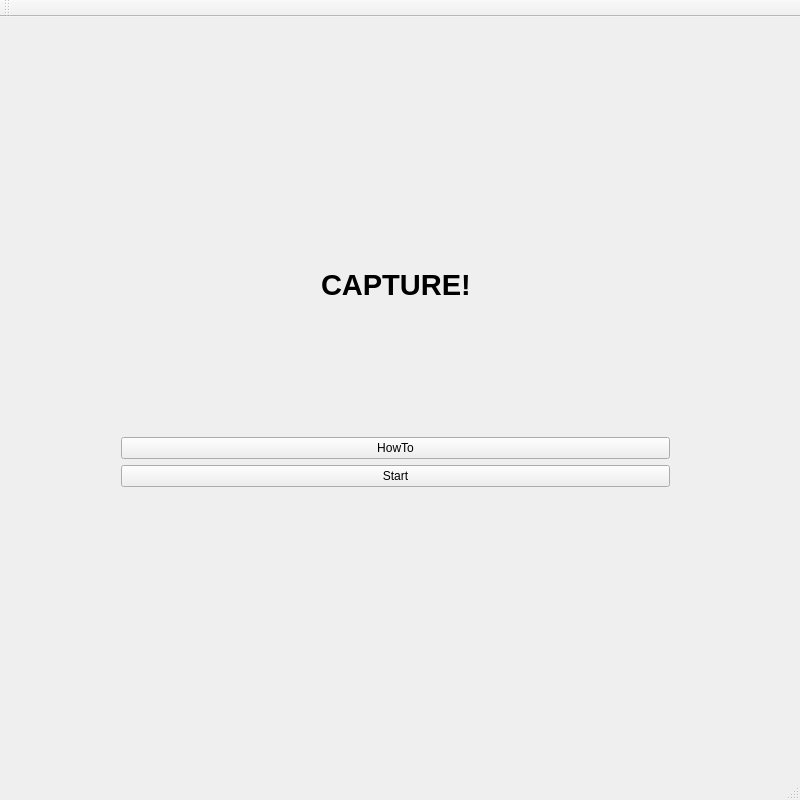
<?xml version="1.0" encoding="UTF-8"?>
<ui version="4.0">
 <class>MainWindow</class>
 <widget class="QMainWindow" name="MainWindow">
  <property name="geometry">
   <rect>
    <x>0</x>
    <y>0</y>
    <width>800</width>
    <height>800</height>
   </rect>
  </property>
  <property name="sizePolicy">
   <sizepolicy hsizetype="Fixed" vsizetype="Fixed">
    <horstretch>0</horstretch>
    <verstretch>0</verstretch>
   </sizepolicy>
  </property>
  <property name="windowTitle">
   <string>MainWindow</string>
  </property>
  <widget class="QWidget" name="centralWidget">
   <widget class="QWidget" name="gridLayoutWidget_3">
    <property name="geometry">
     <rect>
      <x>110</x>
      <y>110</y>
      <width>571</width>
      <height>371</height>
     </rect>
    </property>
    <layout class="QVBoxLayout" name="verticalLayout_3">
     <item>
      <layout class="QHBoxLayout" name="horizontalLayout_3">
       <item>
        <spacer name="horizontalSpacer_9">
         <property name="orientation">
          <enum>Qt::Horizontal</enum>
         </property>
         <property name="sizeHint" stdset="0">
          <size>
           <width>40</width>
           <height>20</height>
          </size>
         </property>
        </spacer>
       </item>
       <item>
        <widget class="QLabel" name="label_5">
         <property name="font">
          <font>
           <pointsize>22</pointsize>
           <weight>75</weight>
           <bold>true</bold>
          </font>
         </property>
         <property name="text">
          <string>CAPTURE!</string>
         </property>
        </widget>
       </item>
       <item>
        <spacer name="horizontalSpacer_10">
         <property name="orientation">
          <enum>Qt::Horizontal</enum>
         </property>
         <property name="sizeHint" stdset="0">
          <size>
           <width>40</width>
           <height>20</height>
          </size>
         </property>
        </spacer>
       </item>
      </layout>
     </item>
     <item>
      <widget class="QPushButton" name="pushButton_9">
       <property name="text">
        <string>HowTo</string>
       </property>
      </widget>
     </item>
     <item>
      <widget class="QPushButton" name="pushButton_10">
       <property name="text">
        <string>Start</string>
       </property>
      </widget>
     </item>
    </layout>
   </widget>
  </widget>
  <widget class="QMenuBar" name="menuBar">
   <property name="geometry">
    <rect>
     <x>0</x>
     <y>0</y>
     <width>800</width>
     <height>26</height>
    </rect>
   </property>
  </widget>
  <widget class="QToolBar" name="mainToolBar">
   <attribute name="toolBarArea">
    <enum>TopToolBarArea</enum>
   </attribute>
   <attribute name="toolBarBreak">
    <bool>false</bool>
   </attribute>
  </widget>
  <widget class="QStatusBar" name="statusBar"/>
 </widget>
 <layoutdefault spacing="6" margin="11"/>
 <resources/>
 <connections>
  <connection>
   <sender>pushButton_9</sender>
   <signal>clicked()</signal>
   <receiver>MainWindow</receiver>
   <slot>howTo()</slot>
   <hints>
    <hint type="sourcelabel">
     <x>201</x>
     <y>481</y>
    </hint>
    <hint type="destinationlabel">
     <x>259</x>
     <y>570</y>
    </hint>
   </hints>
  </connection>
  <connection>
   <sender>pushButton_10</sender>
   <signal>clicked()</signal>
   <receiver>MainWindow</receiver>
   <slot>begin()</slot>
   <hints>
    <hint type="sourcelabel">
     <x>427</x>
     <y>507</y>
    </hint>
    <hint type="destinationlabel">
     <x>531</x>
     <y>589</y>
    </hint>
   </hints>
  </connection>
 </connections>
 <slots>
  <slot>howTo()</slot>
  <slot>begin()</slot>
 </slots>
</ui>
